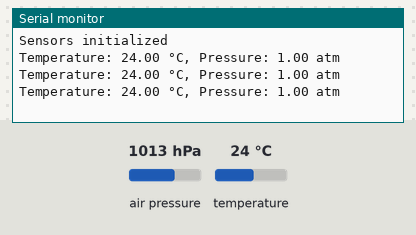
Recording of a sketch running on a simulated Arduino Uno, built with avr-gcc and run on an emulated ATmega328P. Shown: the last lines printed to the serial monitor. Inputs (shaded band) come from the test bench; at power-on: air pressure 1013 hPa, temperature 24 °C.

Above: at 1.3 s.
1.4 s: air pressure set to 952 hPa
At 1.9 s:
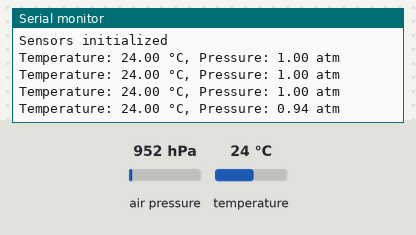
2.9 s: temperature set to 12 °C
At 3.5 s:
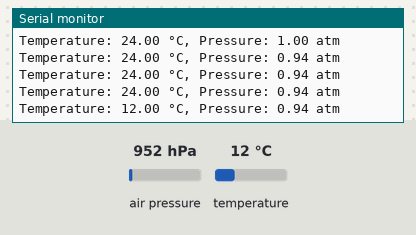
4.4 s: air pressure set to 975 hPa
At 5.0 s:
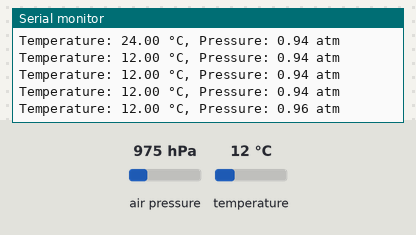
Timing chart, 0 to 7.4 s (numbered marks = the images above; inputs shaded):
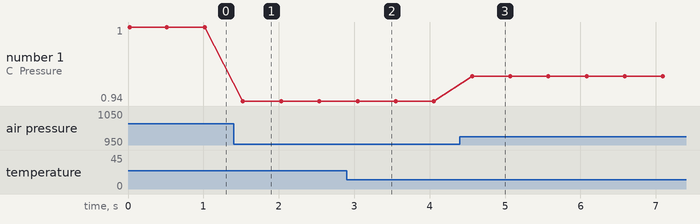

Measured:
- after the input at 1.4 s, the serial monitor: prints a new line after 0.12 s (image 1)
- after the input at 2.9 s, the serial monitor: prints a new line after 0.14 s (image 2)
- after the input at 4.4 s, the serial monitor: prints a new line after 0.16 s (image 3)
- plotted number 1: 1 → 0.94 after the input at 1.4 s, 0.94 → 0.96 after the input at 4.4 s

The sketch:

arduino_output_bmp_for_testing.ino
```cpp
#include <SD.h>
#include <MPU6050.h>
#include <Adafruit_BMP085.h>

// BMP180 Sensor
Adafruit_BMP085 bmp;

// MPU6050 Sensor
MPU6050 mpu;

// SD Card
#define SD_CS 4

void setup() {
  // put your setup code here, to run once:
  Serial.begin(9600);
  Wire.begin();

  // Initialize BMP180
  if (!bmp.begin())
  {
    Serial.println("BMP180 dead or not working");
    while (1);
  }

  // Initialize MPU6050
  // mpu.initialize();
  // if (!mpu.testConnection())
  // {
  //   Serial.println("MPU6050 connection failed!");
  //   while (1);
  // }
  Serial.println("Sensors initialized");

  // // Initialize SD card
  // if (!SD.begin(SD_CS)) {
  //   Serial.println("SD card initialization failed!");
  //   while (1);
  // }
  // Serial.println("SD card initialized.");

}

void loop() {
  // put your main code here, to run repeatedly:
  float temp = bmp.readTemperature();
  float pressure = bmp.readPressure() * 9.869233e-6 ; // Convert Pa to atm

  // Output to Serial
  Serial.print("Temperature: ");
  Serial.print(temp);
  Serial.print(" °C, Pressure: ");
  Serial.print(pressure);
  Serial.println(" atm");

  // // Log to SD card
  // File logFile = SD.open("data.txt", FILE_WRITE);
  // if (logFile) {
  //   logFile.print("Temperature: ");
  //   logFile.print(temp);
  //   logFile.print(" °C, Pressure: ");
  //   logFile.print(pressure);
  //   logFile.println(" hPa");
  //   logFile.close();
  // } else {
  //   Serial.println("Failed to write to SD card.");
  // }

  delay(500);
}
```
